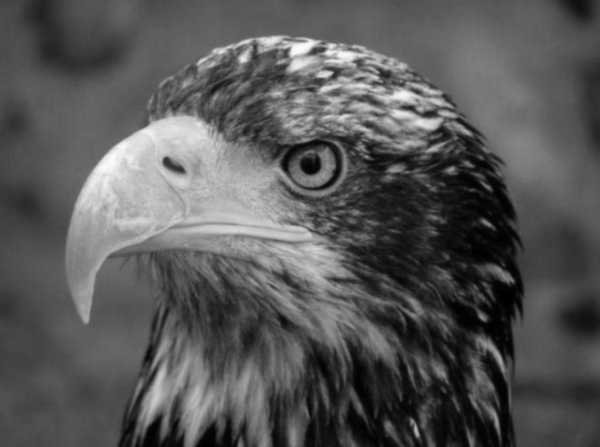
%> input picture Signal_Processing/Lab 8/eagle.jpg, 600 x 447 px
$ octave Part_3b.m   (GNU Octave 9; MATLAB toolbox functions it lacks are replaced by stand-ins)
%> lines starting %> are read from the running program, lines starting %| are printed output that depends on the picture
close all
clear
clc

filename = 'eagle.jpg';

f = imread(filename);
%> f is the input picture: size 447x600 uint8; min 0, max 252, mean 87.3
A = im2double(f);

X = [-1 -1 -1; -1 8 -1;-1 -1 -1];
Y = imfilter(A,X);
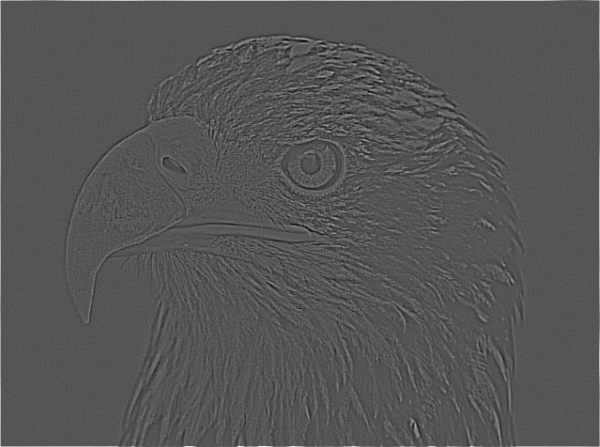
%> Y: size 447x600 double; min -0.839, max 1.67, mean 0.00586; drawn with min black and max white
X = [0 -1 0; -1 4 -1;0 -1 0];
Z = imfilter(A,X);
E = A + Y;
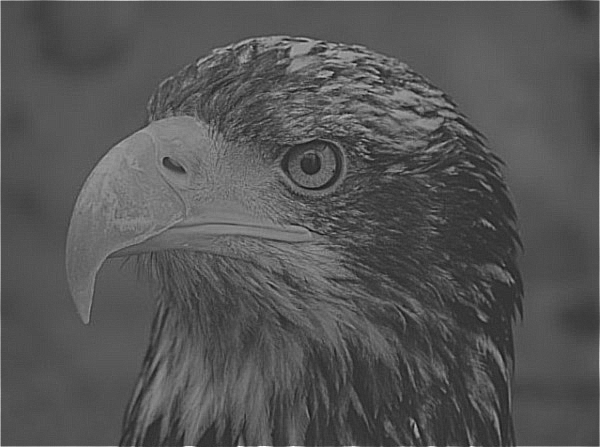
%> E: size 447x600 double; min -0.576, max 2.17, mean 0.348; drawn with min black and max white

subplot(2,2,1), imshow(f)
title('Original Image');
subplot(2,2,2), imshow(Y)
%> after `imshow(Y)`:
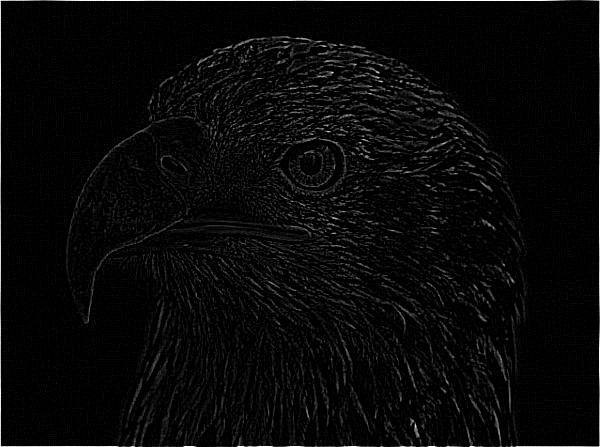
%> displayed picture: size 447x600, on the screen's scale of 0 to 255; min 0, max 255, mean 8
title('Highpass 1 Filtered Image');
subplot(2,2,4), imshow(Z)
%> after `imshow(Z)`:
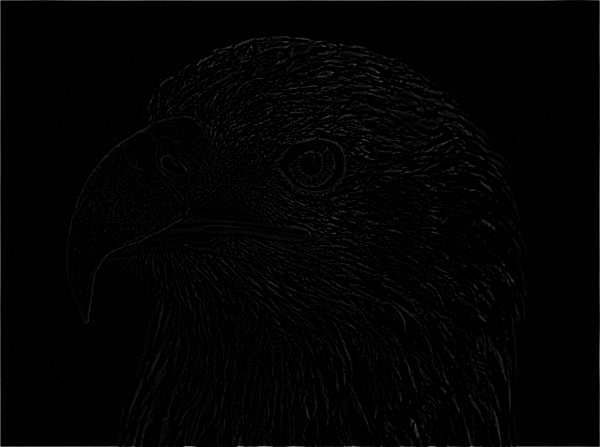
%> displayed picture: size 447x600, on the screen's scale of 0 to 255; min 0, max 153, mean 2.9
title('Highpass 2 Filtered Image');
subplot(2,2,3), imshow(E)
%> after `imshow(E)`:
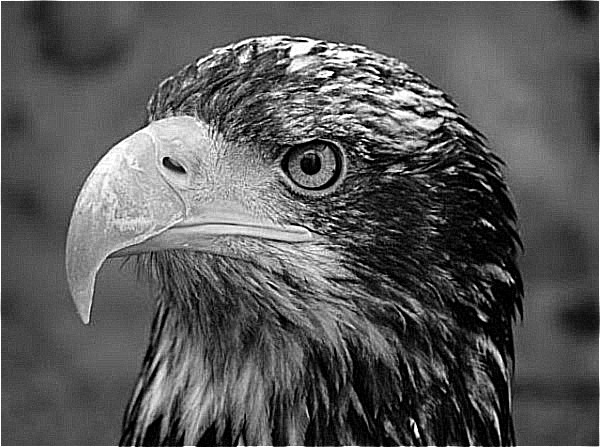
%> displayed picture: size 447x600, on the screen's scale of 0 to 255; min 0, max 255, mean 88.8
title('Enhanced Image');

$ run again, with Signal_Processing/Lab 8/bird.jpg copied over Signal_Processing/Lab 8/eagle.jpg
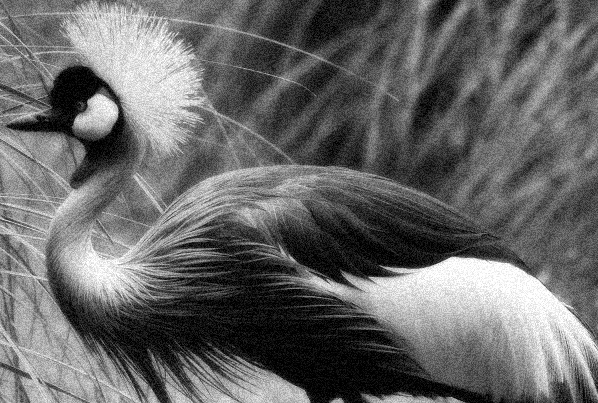
%> input picture Signal_Processing/Lab 8/bird.jpg, 598 x 403 px
%> f is the input picture: size 403x598 uint8; min 0, max 255, mean 103.6
%> `Z = imfilter(A,X);`:
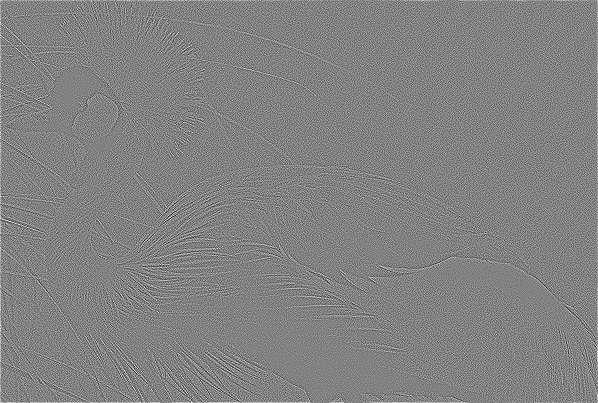
%> Z: size 403x598 double; min -1.64, max 1.58, mean 0.00361; drawn with min black and max white
%> `imshow(E)`:
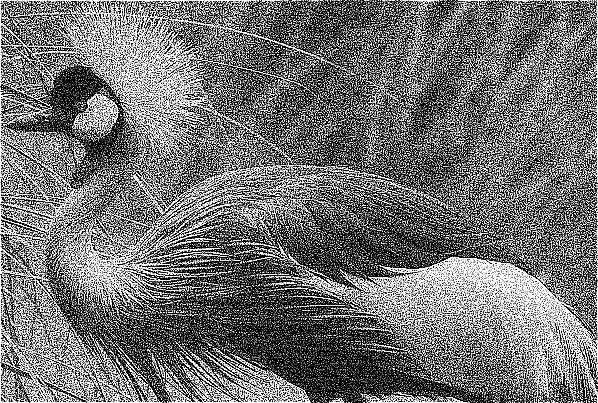
%> displayed picture: size 403x598, on the screen's scale of 0 to 255; min 0, max 255, mean 114

$ run again, with Signal_Processing/Lab 8/cheetah.jpg copied over Signal_Processing/Lab 8/eagle.jpg
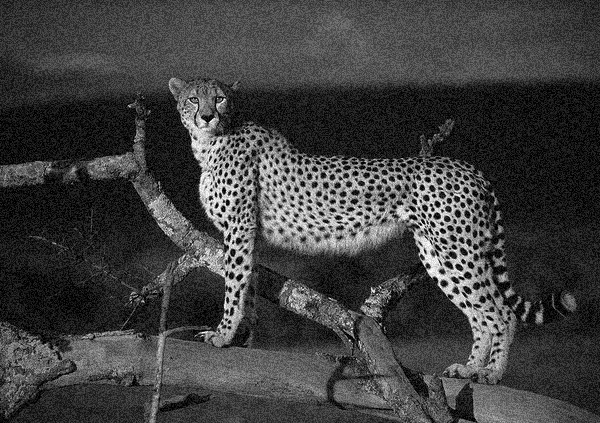
%> input picture Signal_Processing/Lab 8/cheetah.jpg, 600 x 423 px
%> f is the input picture: size 423x600 uint8; min 0, max 255, mean 63.4
%> `Y = imfilter(A,X);`:
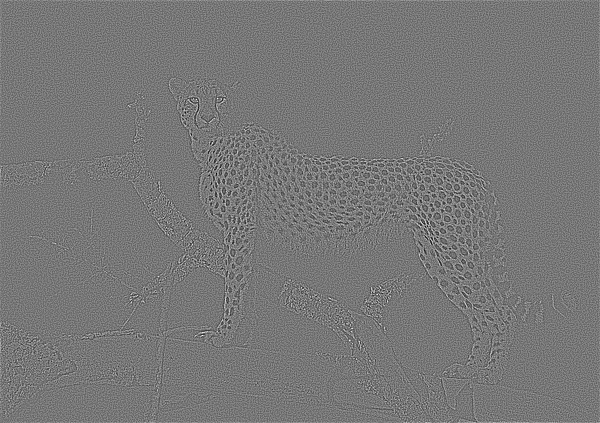
%> Y: size 423x600 double; min -4.65, max 5.26, mean 0.00472; drawn with min black and max white
%> `imshow(E)`:
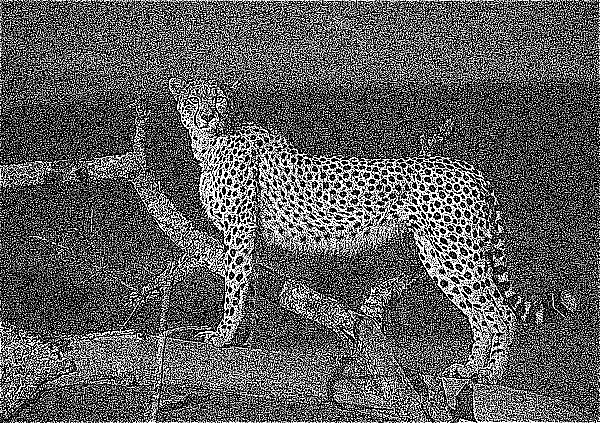
%> displayed picture: size 423x600, on the screen's scale of 0 to 255; min 0, max 255, mean 93
